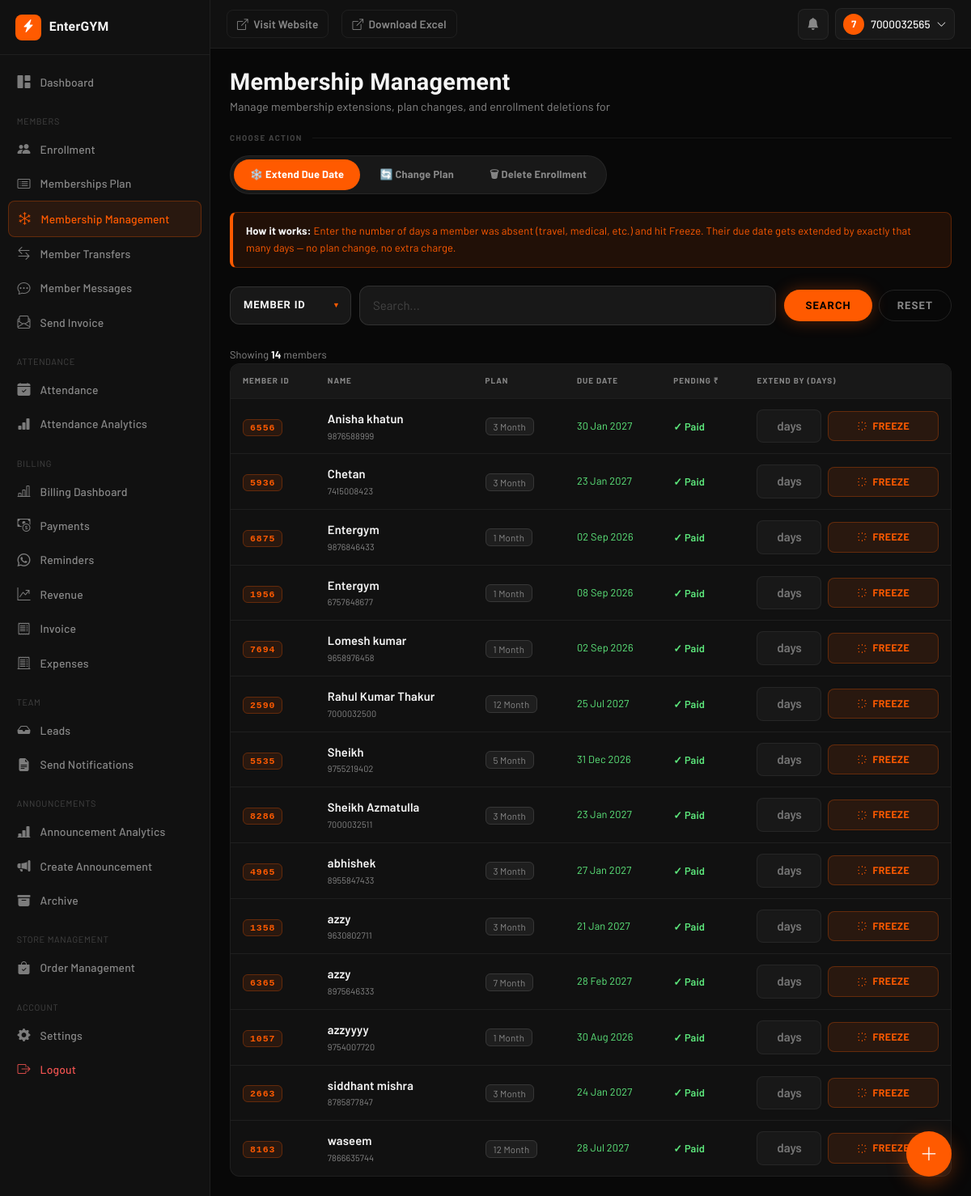
The app's page /freeze-membership/ (signed in), older data.
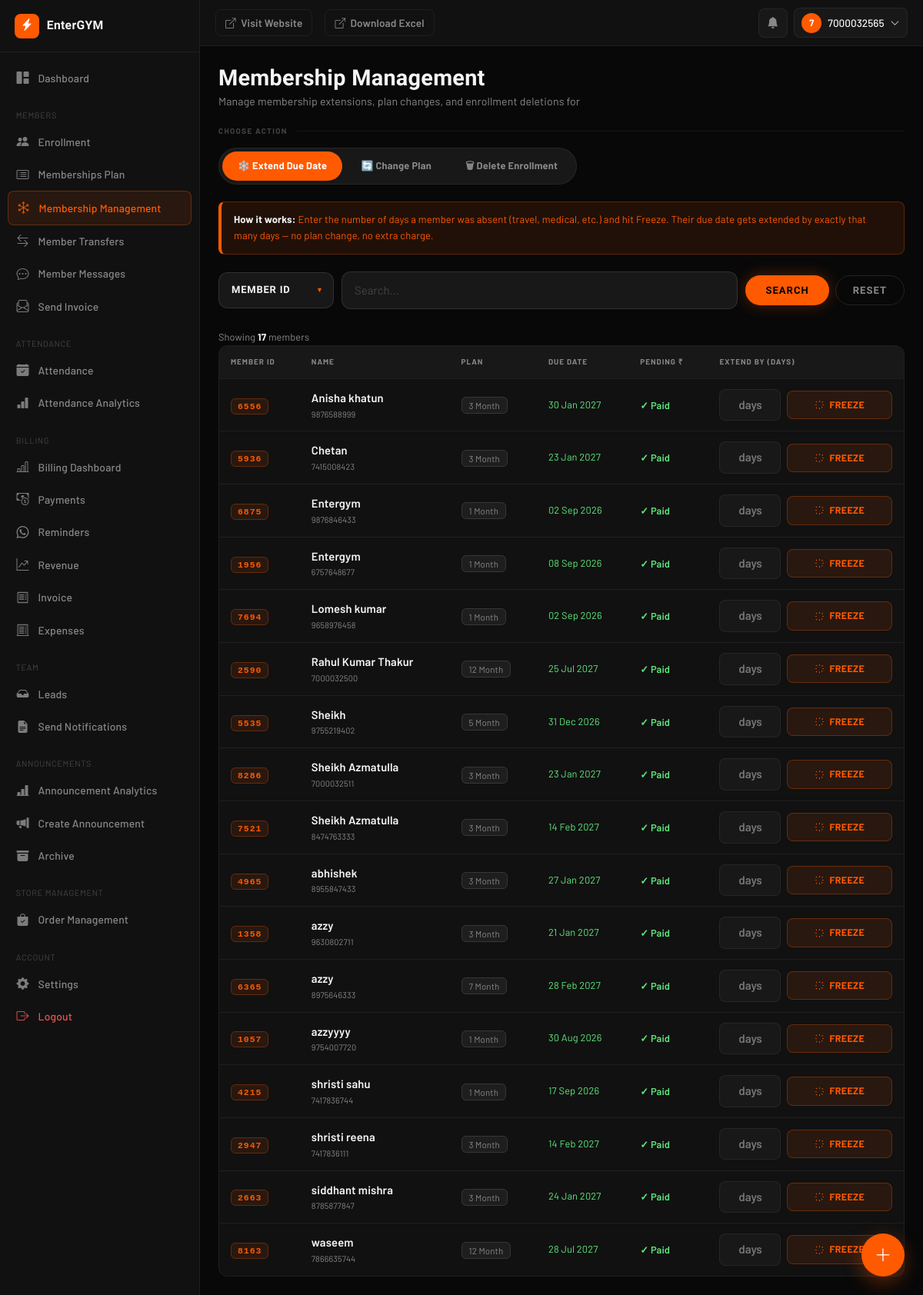
The same page, newer data.
### AuthFit/models.py (models this page shows, shortened)
class Enrollment(models.Model):
    gym = models.ForeignKey(Gym, on_delete=models.CASCADE, db_index=True)
    objects = GymManager()
    GENDER_CHOICES = [('M', 'Male'), ('F', 'Female')]
    PAYMENT = [("Done", 'Done'), ("Pending", 'Pending')]
    METHOD = [('C', 'CASH'), ('U', 'UPI'), ('B', 'UPI + CASH')]
    SOURCE_CHOICES = [
        ("OWNER", "Owner"),
        ("MEMBER", "Member"),
    ]
    unique_id = models.CharField(max_length=10, editable=False, db_index=True)
    membership_start_date = models.DateField(
        default=timezone.localdate,
        help_text="Actual membership start date. Used to calculate DueDate — "
                "lets owners backdate enrollment for members who joined "
                "before EnterGYM. Distinct from `doj` (record-creation date).",
    )
    user = models.ForeignKey(
        User, on_delete=models.CASCADE, null=True, blank=True
    )
    profile_completed = models.BooleanField(default=False)
    source = models.CharField(max_length=10, choices=SOURCE_CHOICES, default="OWNER")
    fullname = models.CharField(max_length=25)
    email = models.EmailField(blank=True ,null=True)
    gender = models.CharField(max_length=1, choices=GENDER_CHOICES, blank=True ,null=True)
    phone = models.CharField(max_length=10, db_index=True)
    address = models.TextField(blank=True)
    reference = models.CharField(max_length=30, null=True, blank=True)
    selectPlan = models.ForeignKey(MembershipPlan, on_delete=models.CASCADE)
    trainer = models.ForeignKey(
        Trainer, on_delete=models.SET_NULL, null=True, blank=True
    )
    Amount = models.DecimalField(max_digits=10, decimal_places=2)
    paidAmount = models.DecimalField(default=0,max_digits=10,decimal_places=2,null=False)
    paymentDate = models.DateField(blank=True, null=True)
    paymentMethod = models.CharField(
        max_length=1, choices=METHOD, blank=True, null=True
    )
    pendingAmount = models.DecimalField(default=0,max_digits=10,decimal_places=2)
    pendingpaymentMethod = models.CharField(
        max_length=1, choices=METHOD, blank=True, null=True
    )
    pendingpaymentDate =  models.DateField(blank=True, null=True)
    paymentStatus = models.CharField(
        max_length=10, choices=PAYMENT, default="Pending"
    )
    last_expiry_notif_sent = models.DateField(null=True, blank=True)
    initial_invoice_generated = models.BooleanField(
        default=False,
        help_text="Set once the up-front payment collected during Quick Enrollment "
                "has been converted into a Payment + Invoice.",
    )
    doj = models.DateField(auto_now_add=True)
    DueDate = models.DateField(blank=True, null=True,db_index=True)
    created_at = models.DateTimeField(auto_now_add=True)
    is_active = models.BooleanField(default=True, db_index=True)
    is_deleted = models.BooleanField(default=False, db_index=True)
    deleted_at = models.DateTimeField(null=True, blank=True)
    deleted_by = models.ForeignKey(
        User, on_delete=models.SET_NULL, null=True, blank=True, related_name='+'
    )
    face_enrolled = models.BooleanField(default=False)
    face_image = CloudinaryField('image', null=True, blank=True)
    face_embeddings = models.JSONField(default=list, blank=True)
    class Meta:
        unique_together = ('gym', 'unique_id')
        indexes = [
            models.Index(fields=['gym', 'unique_id']),
            models.Index(fields=['gym', 'phone']),
            models.Index(fields=['gym', 'paymentStatus']),
        ]
        constraints = [
            models.UniqueConstraint(
                fields=['gym', 'phone'],
                condition=models.Q(user__isnull=True),
                name='unique_pending_enrollment_phone_per_gym',
            )
        ]
    @property
    def is_expired(self):
        if self.DueDate:
            return timezone.localdate() > self.DueDate
        return False
    @property
    def days_remaining(self):
        if self.DueDate:
            return (self.DueDate - timezone.localdate()).days
        return None

class MembershipPlan(models.Model):
    gym = models.ForeignKey(
        Gym,
        on_delete=models.CASCADE,
        db_index=True
    )
    plan = models.CharField(max_length=100)
    price = models.IntegerField()
    duration_days = models.IntegerField(default=30)
    show_on_home = models.BooleanField(
        default=False,
        help_text="Show this plan in the pricing section of your gym's public homepage."
    )
    objects = GymManager()

### AuthFit/views.py (the view, shortened to what this page needs)
# urls.py: path('freeze-membership/', views.freeze_membership, name='freeze_membership'),
@_gym_staff_required
def freeze_membership(request):
    gym = getattr(request, 'gym', None)
    from AuthFit.permissions import has_permission
    active_tab = request.GET.get("tab", "freeze")
    if active_tab not in ("freeze", "changeplan", "deleteenrollment"):
        active_tab = "freeze"
    freeze_query = request.GET.get("freeze_search", "").strip()
    qs = Enrollment.objects.filter(is_deleted=False).select_related("selectPlan").order_by("fullname")
    if gym:
        qs = qs.filter(gym=gym)
    if freeze_query:
        qs = qs.filter(unique_id=freeze_query)
    paginator = Paginator(qs, 20)
    page_obj  = paginator.get_page(request.GET.get("page", 1))
    can_change_plan = has_permission(request, "can_change_membership_plan")
    can_delete_enrollment = has_permission(request, "can_delete_enrollment")
    plans = []
    change_plan_rows = []
    cmp_page_obj = None
    cmp_query = ""
    del_page_obj = None
    del_query = ""
    del_status = "all"
    if can_delete_enrollment and gym:
        del_query, del_status, del_page_obj = _build_delete_enrollment_page(request, gym)
    return render(request, "freeze_membership.html", {
        "active_tab": active_tab,
        "page_obj": page_obj,
        "freeze_search_by_choices": [("id", "Member ID")],
        "freeze_search_by": "id",
        "freeze_search": freeze_query,
        "can_change_plan": can_change_plan,
        "can_delete_enrollment": can_delete_enrollment,
        "plans": plans,
        "change_plan_rows": change_plan_rows,
        "cmp_page_obj": cmp_page_obj,
        "cmp_query": cmp_query,
        "cmp_search_by_choices": [("all", "Name / Phone / ID")],
        "cmp_search_by": "all",
        "del_page_obj": del_page_obj,
        "del_query": del_query,
        "del_status": del_status,
        "del_search_by_choices": [("all", "Name / Phone / ID")],
        "del_search_by": "all",
        "del_status_choices": [
            ("all", "All"),
            ("active", "Active"),
            ("frozen", "Frozen"),
            ("expired", "Expired"),
            ("pending_signup", "Pending Signup"),
            ("duplicate", "Duplicate Candidates"),
        ],
    })

### templates/freeze_membership.html (shortened to what this page needs)
{% extends "dashboard/base.html" %}
{% block content %}
<div class="db-page-header">
  <div>
    <h1 class="db-page-title">Membership Management</h1>
    <p class="db-page-sub">Manage membership extensions, plan changes, and enrollment deletions for {{ gym.gym_name }}</p>
  </div>
</div>
{% if can_change_plan or can_delete_enrollment %}
<p class="fm-section-label">Choose Action</p>
<div class="fm-tabs" id="member-tabs" data-active-tab="{{ active_tab }}">
  <button class="fm-tab-btn {% if active_tab == 'freeze' %}active{% endif %}" data-tab="freeze">❄️ Extend Due Date</button>
  {% if can_change_plan %}
  <button class="fm-tab-btn {% if active_tab == 'changeplan' %}active{% endif %}" data-tab="changeplan">🔄 Change Plan</button>
  {% endif %}
  {% if can_delete_enrollment %}
  <button class="fm-tab-btn {% if active_tab == 'deleteenrollment' %}active{% endif %}" data-tab="deleteenrollment">🗑 Delete Enrollment</button>
  {% endif %}
</div>
{% endif %}
<div id="tab-freeze" class="fm-tab-panel {% if active_tab == 'freeze' %}active{% endif %}">
  <div class="fm-banner">
    <strong>How it works:</strong> Enter the number of days a member was absent (travel, medical, etc.) and hit Freeze. Their due date gets extended by exactly that many days — no plan change, no extra charge.
  </div>
    {% include "partials/search_form.html" with field_name="freeze_search" current_tab="freeze" search_by_choices=freeze_search_by_choices search_by=freeze_search_by search=freeze_search %}
    <span class="fm-search-info">
      Showing <strong>{{ page_obj.paginator.count }}</strong> member{{ page_obj.paginator.count|pluralize }}{% if freeze_search %} matching <strong>"{{ freeze_search }}"</strong>{% endif %}
    </span>
  {% if page_obj.object_list %}
  <div class="fm-table-wrap">
    <table>
      <thead>
        <tr>
          <th>Member ID</th>
          <th>Name</th>
          <th>Plan</th>
          <th>Due Date</th>
          <th>Pending ₹</th>
          <th>Extend By (Days)</th>
        </tr>
      </thead>
      <tbody>
        {% for row in page_obj.object_list %}
        <tr>
          <td><span class="fm-uid">{{ row.unique_id }}</span></td>
          <td>
            <div class="fm-name-cell">{{ row.fullname }}</div>
            <div class="fm-sub-text">{{ row.phone }}</div>
          </td>
          <td><span class="fm-plan-pill">{{ row.selectPlan.plan }}</span></td>
          <td>
            <div class="fm-due-date {% if row.is_expired %}expired{% elif row.days_remaining <= 5 %}expiring{% else %}ok{% endif %}">
              {{ row.DueDate|date:"d M Y" }}
            </div>
          </td>
          <td>
            {% if row.pendingAmount == 0 %}
              <span class="fm-pending-0">✓ Paid</span>
            {% else %}
              <span class="fm-pending-amt">₹{{ row.pendingAmount }}</span>
            {% endif %}
          </td>
          <td>
            <div class="fm-freeze-form">
              <input type="number" min="1" max="365" class="fm-freeze-input" id="freeze-days-{{ row.id }}"
                     name="days" placeholder="days" data-days-input/>
              <button class="fm-btn-freeze" type="button"
                data-id="{{ row.id }}" data-uid="{{ row.unique_id }}"
                data-name="{{ row.fullname }}" data-due="{{ row.DueDate|date:'d M Y' }}">
                <svg xmlns="http://www.w3.org/2000/svg" fill="none" viewBox="0 0 24 24" stroke="currentColor" stroke-width="2">
                  <path stroke-linecap="round" stroke-linejoin="round" d="M12 3v1m0 16v1M4.22 4.22l.707.707m12.728 12.728.707.707M3 12h1m16 0h1M4.22 19.78l.707-.707M18.364 5.636l.707-.707"/>
                </svg>
                Freeze
              </button>
            </div>
          </td>
        </tr>
        {% endfor %}
      </tbody>
    </table>
  </div>
  {% endif %}
</div>
{% endblock %}

### templates/dashboard/includes/_navbar.html (shortened to what this page needs)
<header class="db-navbar">
  <a href="{% url 'home' %}" class="db-visit-site-btn">
    <i class="bi bi-box-arrow-up-right"></i>
    <span class="d-none d-md-inline">Visit Website</span>
  </a>
  <a href="{% url 'export_enrollments' gym.id %}" class="db-visit-site-btn">
    <i class="bi bi-box-arrow-up-right"></i>
    <span class="d-none d-md-inline">Download Excel</span>
  </a>
  <div class="db-navbar-right">
    <div class="dropdown db-notif-bell">
      <button type="button" class="db-icon-btn" id="dbNotifBtn" data-bs-toggle="dropdown" aria-expanded="false" aria-label="Notifications">
        <i class="bi bi-bell-fill"></i>
      </button>
    </div>
    <div class="dropdown">
      <button type="button" class="db-user-btn" data-bs-toggle="dropdown" aria-expanded="false">
        <span class="db-avatar">{{ request.user.username|slice:":1"|upper }}</span>
        <span class="db-user-name d-none d-md-inline">{{ request.user.get_full_name|default:request.user.username }}</span>
        <i class="bi bi-chevron-down small"></i>
      </button>
    </div>
  </div>
</header>

Row changes from the older to the newer data that the page shows:
added Enrollment: unique_id "7521", fullname "Sheikh Azmatulla", phone "8474763333", selectPlan.plan "3 Month", DueDate "14 Feb 2027", pendingAmount "✓ Paid"
added Enrollment: unique_id "4215", fullname "shristi sahu", phone "7417836744", selectPlan.plan "1 Month", DueDate "17 Sep 2026", pendingAmount "✓ Paid"
added Enrollment: unique_id "2947", fullname "shristi reena", phone "7417836111", selectPlan.plan "3 Month", DueDate "14 Feb 2027", pendingAmount "✓ Paid"
Text that changed along with them:
{{ page_obj.paginator.count }}: "14" → "17"
